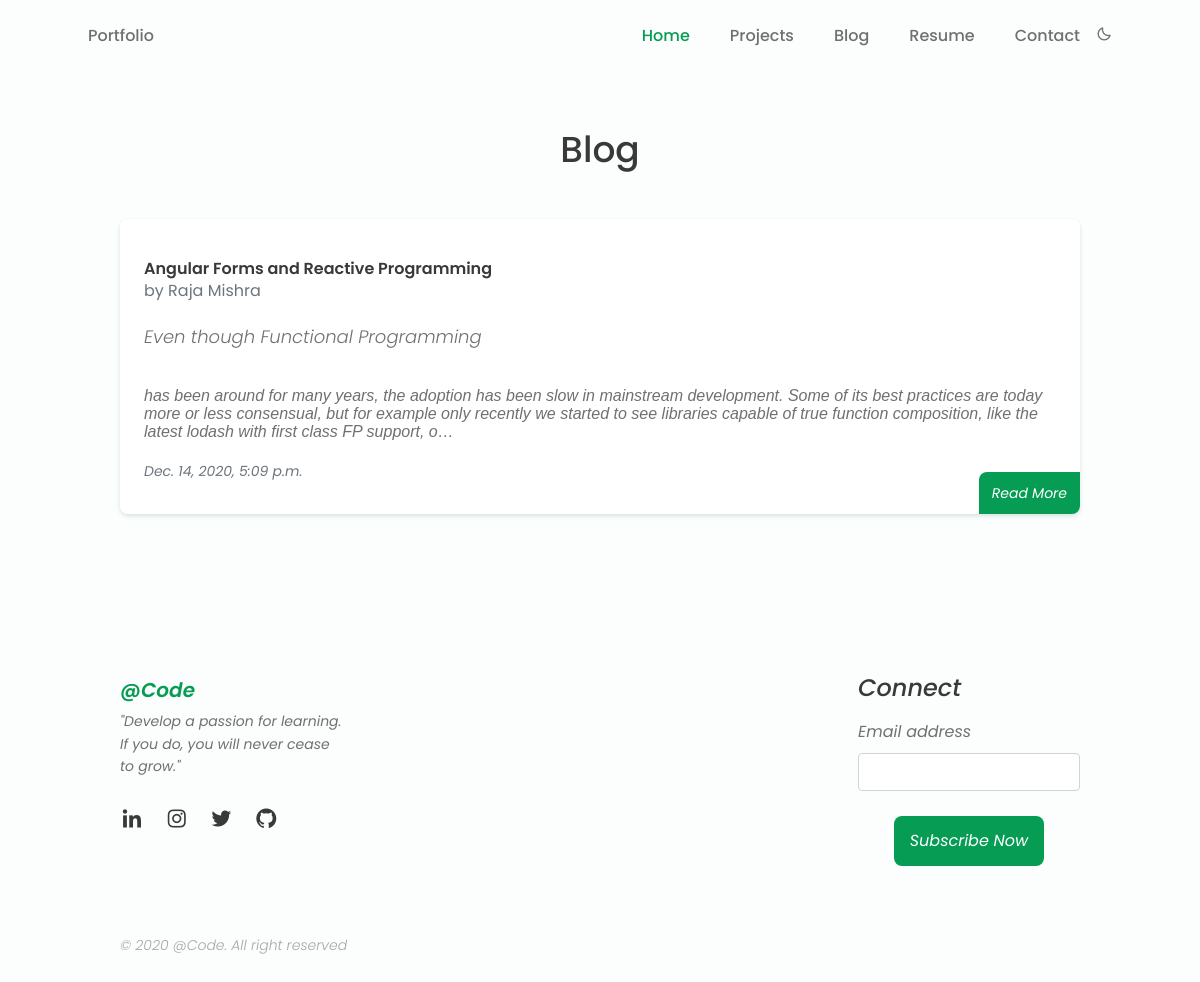
Screenshot of /blog/ with the database file from the repository.
### blog/models.py (models this page shows, shortened)
class Post(models.Model):
    sno=models.AutoField(primary_key=True)
    title=models.CharField(max_length=255)
    author=models.CharField(max_length=14)
    slug=models.CharField(max_length=130)
    timeStamp=models.DateTimeField(blank=True)
    content=models.TextField()
    views= models.IntegerField(default=0)

### blog/views.py (the view)
# urls.py: path('', views.blogHome, name="bloghome"),
def blogHome(request):
    allPosts= Post.objects.all()
    context={'allPosts': allPosts}
    return render(request,'blog/blogHome.html', context)

### templates/blog/blogHome.html (shortened to what this page needs)
{% load static %}
<!DOCTYPE html>
<html lang="en">
<head>
    <link rel="stylesheet" href="https://maxcdn.bootstrapcdn.com/bootstrap/4.5.0/css/bootstrap.min.css" />
    <link href='https://cdn.jsdelivr.net/npm/boxicons@2.0.5/css/boxicons.min.css' rel='stylesheet'>
    <link rel="stylesheet" href="{% static 'home/css/style.css' %}">
</head>
<body>
    <header class="l-header" id="header">
        <nav class="nav bd-container">
            <a href="/home" class="nav__logo">Portfolio</a>
            <div class="nav__menu" id="nav-menu">
                <ul class="nav__list">
                    <li class="nav__item"><a href="/home" class="nav__link active-link">Home</a></li>
                    <li class="nav__item"><a href="/home/#project" class="nav__link">Projects</a></li>
                    <li class="nav__item"><a href="/blog" class="nav__link">Blog</a></li>
                    <li class="nav__item"><a
                            href="https://drive.google.com/file/d/1iSH2U_ria5Q4Qnd8Le_aoz7h5I57o3zv/view"
                            target="_blank" class="nav__link">Resume</a></li>
                    <li class="nav__item"><a href="/home/#contact" class="nav__link">Contact</a></li>
                    <li><i class='bx bx-moon change-theme' id="theme-button"></i></li>
                </ul>
            </div>
        </nav>
    </header>
    <main class="l-main">
        <section class="menu section bd-container" id="project">
            <h2 class="section-title">Blog</h2>
            {% for Post in allPosts  %}
                <div class="menu__content">
                    <h3 class="menu__name">{{Post.title}}</h3>
                    <div class="mb-1 text-muted">by {{Post.author}}</div>
                    <span class="menu__detail">{{Post.content|safe | truncatechars:430}}</span><br>
                    <div class="text-muted">{{Post.timeStamp}}</div>
                    <a href="/blog/{{Post.slug}}" class="button menu__button" target="_blank">Read More</a>
                </div>
            {% endfor %}
        </section>
        <footer class="footer section bd-container">
            <div class="footer__container bd-grid">
                <div class="footer__content">
                    <a href="#" class="footer__logo">@Code</a>
                    <span class="footer__description">"Develop a passion for learning. If you do, you will never cease
                        to grow."</span>
                    <div>
                        <a href="https://www.linkedin.com/in/rajamishra53" class="footer__social"><i class='bx bxl-linkedin'></i></a>
                        <a href="https://www.instagram.com/_code_exe/" class="footer__social"><i class='bx bxl-instagram'></i></a>
                        <a href="https://twitter.com/rajamishra_zip" class="footer__social"><i class='bx bxl-twitter'></i></a>
                        <a href="https://github.com/raja53a" class="footer__social"><i class='bx bxl-github'></i></a>
                    </div>
                </div>
                <div class="footer__content">
                </div>
                <div class="footer__content">
                </div>
                <div class="footer__content">
                    <h3 class="footer__title">Connect</h3>
                    <div class="form-group col-xs-3">
                        <label for="email">Email address</label>
                        <input type="email" class="form-control" id="email" name="email" aria-describedby="emailHelp">
                        <br>
                        <div class="subscribe__button">
                            <a href="#" class="button">Subscribe Now</a>
                        </div>
                    </div>
                </div>
            </div>
            <p class="footer__copy">&#169; 2020 @Code. All right reserved</p>
        </footer>
    </main>
</body>
</html>

### rows the page displays
Post: title "Angular Forms and Reactive Programming", author "Raja Mishra", content "Even though Functional Programming Dec. 14, 2020, 5:09 p.m. has been around for many years, the adoption has been slow in mainstream development. Some of its best practices are today more or less consensual, but for example only recently we started to see libraries capable of true function composition, like the latest lodash with first class FP support, o…"
